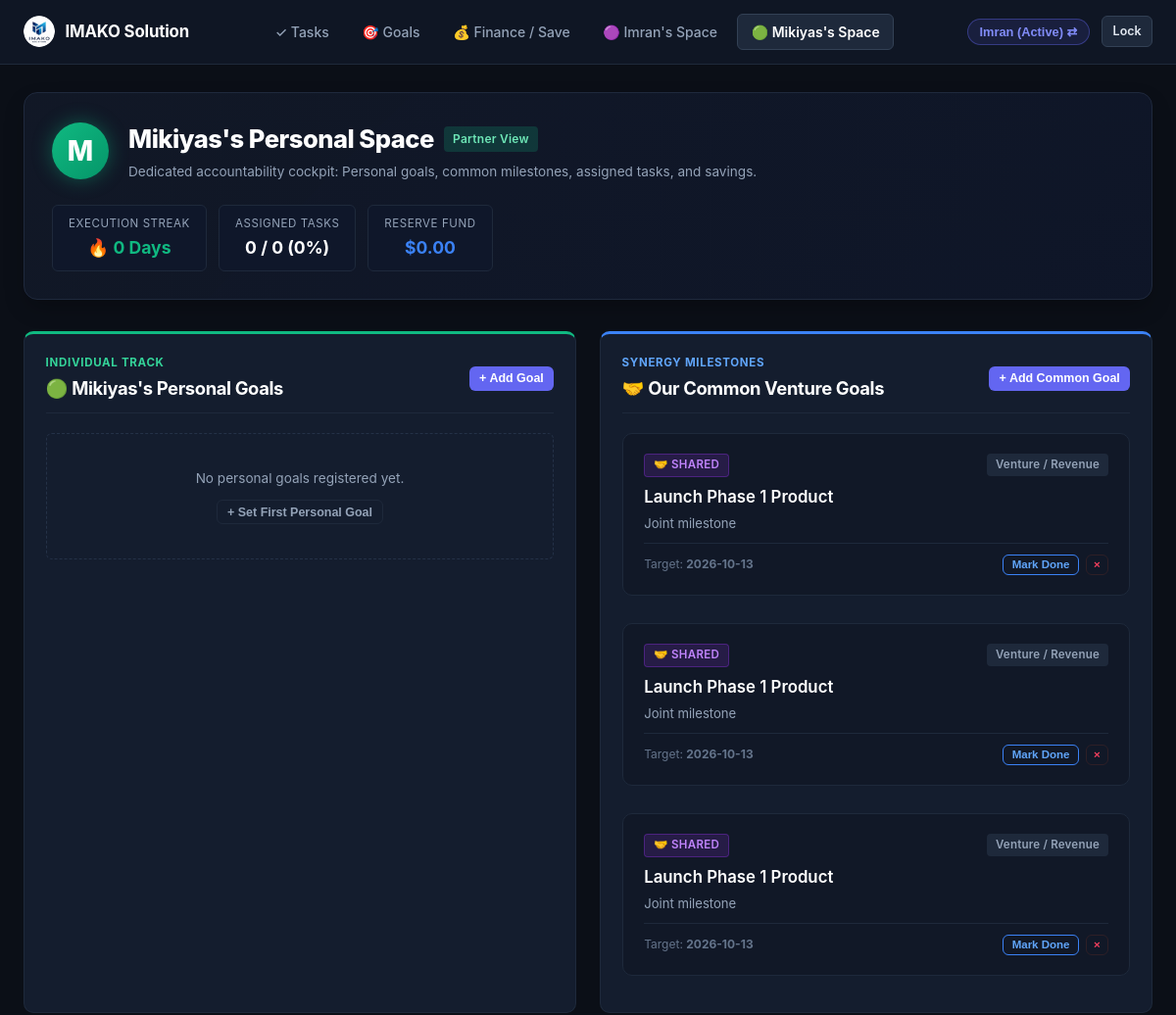
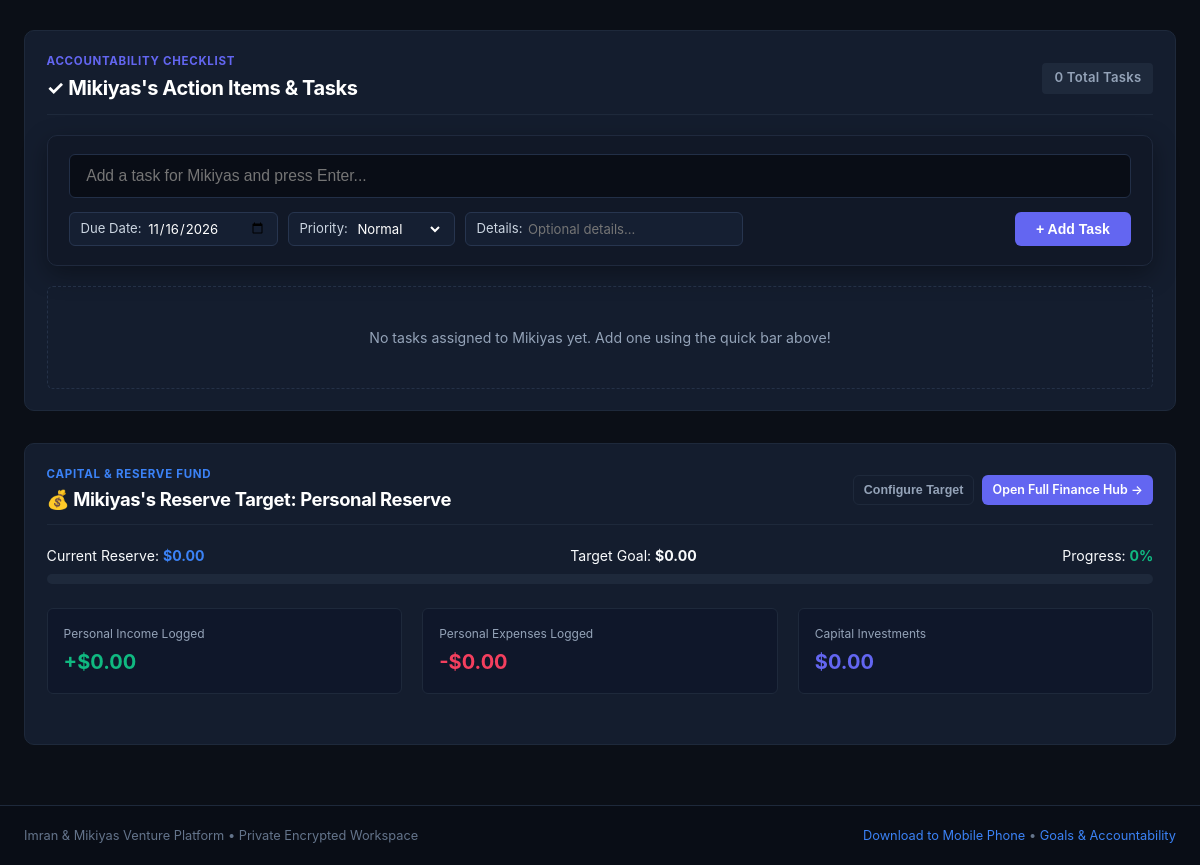
The page /mikiyas (signed in) on the database as committed earlier (2 pictures, top to bottom).
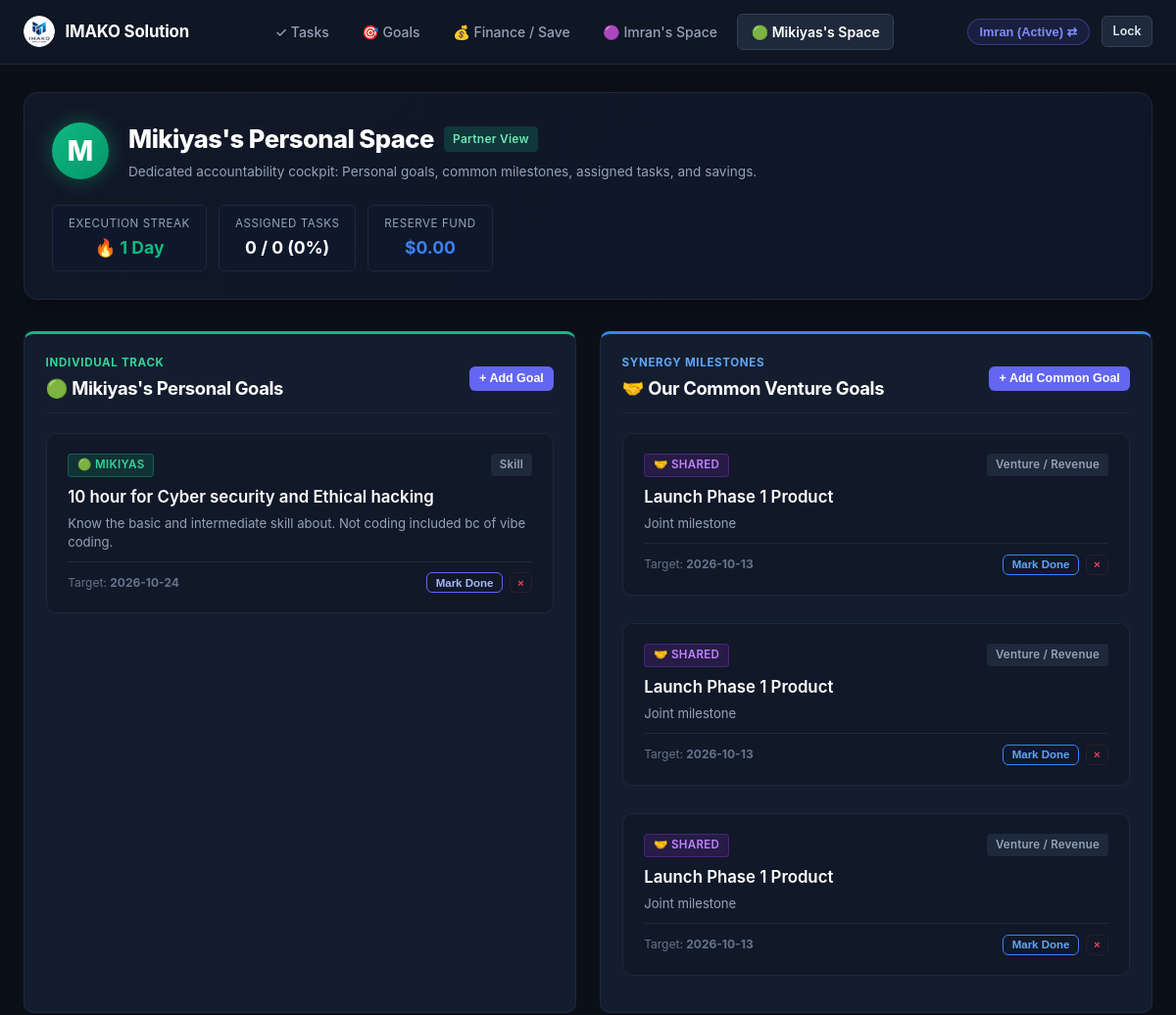
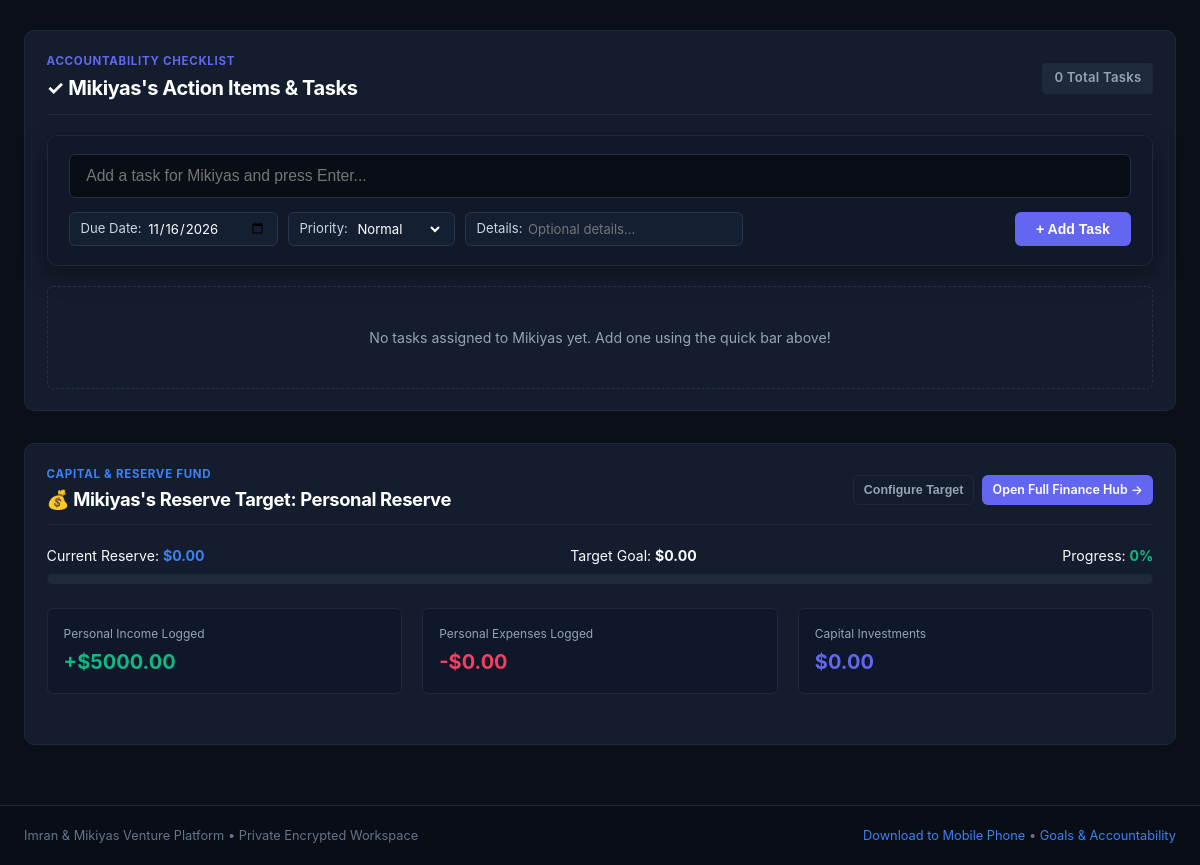
The same page on the database as committed later (2 pictures, top to bottom).
### tables this page shows
CREATE TABLE goals (
        id INTEGER PRIMARY KEY AUTOINCREMENT,
        goal_type TEXT NOT NULL CHECK(goal_type IN ('shared', 'imran', 'mikiyas')),
        title TEXT NOT NULL,
        description TEXT,
        target_time TEXT,
        target_date TEXT,
        category TEXT DEFAULT 'General',
        is_completed INTEGER NOT NULL DEFAULT 0,
        proof_image TEXT,
        proof_text TEXT,
        ai_verified INTEGER NOT NULL DEFAULT 0,
        ai_status TEXT NOT NULL DEFAULT 'Unverified',
        ai_feedback TEXT,
        reminder_enabled INTEGER NOT NULL DEFAULT 1,
        created_at TIMESTAMP DEFAULT CURRENT_TIMESTAMP
    , progress_pct INTEGER NOT NULL DEFAULT 0);

### app.py (the view)
@app.route("/partner/<partner_id>")
@app.route("/imran")
@app.route("/mikiyas")
def partner_space(partner_id=None):
    if not partner_id:
        partner_id = "imran" if request.path == "/imran" else "mikiyas"
    if partner_id not in ("imran", "mikiyas"):
        partner_id = "imran"
    conn = get_db_connection()
    cursor = conn.cursor()
    cursor.execute("SELECT * FROM users WHERE id = ?", (partner_id,))
    partner = cursor.fetchone()
    cursor.execute("SELECT * FROM goals WHERE goal_type = ? ORDER BY is_completed ASC, id DESC", (partner_id,))
    personal_goals = cursor.fetchall()
    cursor.execute("SELECT * FROM goals WHERE goal_type = 'shared' ORDER BY is_completed ASC, id DESC")
    shared_goals = cursor.fetchall()
    cursor.execute("""
    SELECT * FROM tasks
    WHERE (assigned_to = ? OR (user_id = ? AND assigned_to != 'shared' AND task_type != 'shared'))
    ORDER BY is_done ASC, due_date ASC, id DESC
    """, (partner_id, partner_id))
    partner_tasks = cursor.fetchall()
    tasks_total = len(partner_tasks)
    tasks_done = sum(1 for t in partner_tasks if t["is_done"])
    task_rate = int((tasks_done / tasks_total * 100)) if tasks_total > 0 else 0
    streak_count = calculate_task_streak(conn, partner_id)
    fin_totals = get_user_financial_totals(conn, user_id=partner_id)
    savings_goal = partner["savings_goal_target"] if partner and partner["savings_goal_target"] > 0 else 2500.0
    savings_pct = min(100, int((fin_totals["savings"] / savings_goal) * 100)) if savings_goal > 0 else 0
    conn.close()
    return render_template(
        "partner.html",
        active_page=f"partner_{partner_id}",
        partner=partner,
        personal_goals=personal_goals,
        shared_goals=shared_goals,
        partner_tasks=partner_tasks,
        tasks_done=tasks_done,
        tasks_total=tasks_total,
        task_rate=task_rate,
        streak_count=streak_count,
        fin_totals=fin_totals,
        savings_pct=savings_pct
    )

### app.py (called while the page is built, shortened)
@app.before_request
def require_authentication_gate():
    if request.endpoint == "static" or request.path.startswith(("/static/", "/public/")):
        return None
    allowed_exact = (
        "/", "/index", "/login", "/login/", "/favicon.ico", "/manifest.json", "/sw.js",
        "/api/index", "/api/index/", "/api/index.py", "/debug"
    )
    if (
        request.path in allowed_exact
        or request.endpoint in ("login", "debug_endpoint", "index", "vercel_entrypoint_dispatcher")
    ):
        return None
    user = session.get("logged_in_user") or request.cookies.get("partner_user")
    if user in ("imran", "mikiyas"):
        if not session.get("logged_in_user"):
            session["logged_in_user"] = user
            session.permanent = True
        return None

### database/db.py (called while the page is built, shortened)
def get_db_connection():
    global _last_db_check
    conn = sqlite3.connect(DB_PATH, factory=SyncedConnection)
    conn.row_factory = sqlite3.Row
    conn.execute("PRAGMA foreign_keys = ON")
    return conn

    def commit(self):
        super().commit()
        if is_serverless:
            sync_db()

### templates/partner.html (shortened to what the changed rows need)
{% extends "base.html" %}
{% block content %}
<div class="partner-hero-banner" style="display:flex; justify-content:space-between; align-items:center; flex-wrap:wrap; gap:1.5rem; margin-bottom:2rem; background:linear-gradient(135deg, rgba(17, 24, 39, 0.95), rgba(15, 23, 42, 0.9)); border:1px solid #1f293d; padding:1.75rem; border-radius:var(--radius-lg); box-shadow:0 10px 25px -5px rgba(0,0,0,0.3);">
  <div style="display:flex; align-items:center; gap:1.25rem;">
    <div>
      <div style="display:flex; align-items:center; gap:0.6rem;">
        <h1 style="font-size:1.6rem; font-weight:800; color:#fff; margin:0;">
          {{ partner.name }}'s Personal Space
        </h1>
      </div>
    </div>
  </div>
  <div style="display:flex; align-items:center; gap:0.75rem; flex-wrap:wrap;">
    <div style="background:#0f172a; border:1px solid #1e293b; padding:0.6rem 1rem; border-radius:var(--radius-sm); font-size:0.84rem; text-align:center;">
      <div style="font-size:0.72rem; color:var(--text-muted); text-transform:uppercase; letter-spacing:0.05em;">Execution Streak</div>
      <div style="font-weight:700; color:var(--accent-emerald); font-size:1.1rem; margin-top:0.15rem;">
        🔥 {{ streak_count }} {{ 'Day' if streak_count == 1 else 'Days' }}
      </div>
    </div>
  </div>
</div>
<div class="grid-2" style="margin-bottom: 2rem;">
  <div class="card" style="border-top: 3px solid {% if partner.id == 'imran' %}#6366f1{% else %}#10b981{% endif %};">
    <div class="card-header" style="margin-bottom: 1.25rem;">
      <div>
      </div>
      <button class="btn btn-primary btn-sm" data-open-modal="addPersonalGoalModal" style="font-size:0.78rem;">
      </button>
    </div>
    {% if personal_goals %}
      <div style="display:flex; flex-direction:column; gap:0.75rem;">
        {% for goal in personal_goals %}
          <div class="goal-tile {% if goal.is_completed %}completed{% endif %}">
            <div class="goal-tile-header">
              <span class="badge-assignee {{ partner.id }}">
                {% if partner.id == 'imran' %}🟣 Imran{% else %}🟢 Mikiyas{% endif %}
              </span>
              <span class="badge" style="background:#1e293b; color:#94a3b8; font-size:0.72rem;">{{ goal.category }}</span>
            </div>
            <div class="goal-tile-title" style="margin-bottom:0.35rem; {% if goal.is_completed %}text-decoration:line-through; color:#64748b;{% endif %}">
              {{ goal.title }}
            </div>
            {% if goal.description %}
              <p style="font-size:0.82rem; color:var(--text-muted); margin-bottom:0.65rem; line-height:1.4;">
                {{ goal.description }}
              </p>
            {% endif %}
            <div style="display:flex; justify-content:space-between; align-items:center; font-size:0.75rem; color:var(--text-subtle); margin-top:0.65rem; padding-top:0.65rem; border-top:1px solid #1e293b;">
              <span>Target: <strong>{{ goal.target_date or 'Ongoing' }}</strong></span>
              <div style="display:flex; align-items:center; gap:0.4rem;">
                <form action="{{ url_for('toggle_goal_status', goal_id=goal.id) }}" method="POST" style="margin:0;">
                  <button type="submit" class="btn btn-outline btn-sm" style="padding:0.22rem 0.55rem; font-size:0.72rem; border-color:{% if goal.is_completed %}#10b981{% else %}#6366f1{% endif %}; color:{% if goal.is_completed %}#34d399{% else %}#a5b4fc{% endif %};">
                    {% if goal.is_completed %}✓ Done{% else %}Mark Done{% endif %}
                  </button>
                </form>
                <form action="{{ url_for('delete_goal', goal_id=goal.id) }}" method="POST" style="margin:0;">
                  <button type="submit" class="btn btn-outline btn-sm delete-confirm-btn" data-confirm-msg="Remove this goal?" style="padding:0.22rem 0.45rem; font-size:0.72rem; border-color:#2e1f26; color:#f43f5e;">
                    &times;
                  </button>
                </form>
              </div>
            </div>
          </div>
        {% endfor %}
      </div>
    {% else %}
      <div style="padding:2.2rem 1rem; text-align:center; color:var(--text-muted); border:1px dashed #243147; border-radius:var(--radius-sm); font-size:0.85rem;">
        No personal goals registered yet.<br>
        <button class="btn btn-outline btn-sm" data-open-modal="addPersonalGoalModal" style="margin-top:0.75rem;">+ Set First Personal Goal</button>
      </div>
    {% endif %}
  </div>
  <div class="card" style="border-top: 3px solid #3b82f6;">
    {% if shared_goals %}
      <div style="display:flex; flex-direction:column; gap:0.75rem;">
        {% for goal in shared_goals %}
          <div class="goal-tile {% if goal.is_completed %}completed{% endif %}">
            <div class="goal-tile-header">
              <span class="badge-assignee shared">🤝 Shared</span>
              <span class="badge" style="background:#1e293b; color:#94a3b8; font-size:0.72rem;">{{ goal.category }}</span>
            </div>
            <div class="goal-tile-title" style="margin-bottom:0.35rem; {% if goal.is_completed %}text-decoration:line-through; color:#64748b;{% endif %}">
              {{ goal.title }}
            </div>
            {% if goal.description %}
              <p style="font-size:0.82rem; color:var(--text-muted); margin-bottom:0.65rem; line-height:1.4;">
                {{ goal.description }}
              </p>
            {% endif %}
            <div style="display:flex; justify-content:space-between; align-items:center; font-size:0.75rem; color:var(--text-subtle); margin-top:0.65rem; padding-top:0.65rem; border-top:1px solid #1e293b;">
              <span>Target: <strong>{{ goal.target_date or 'No deadline' }}</strong></span>
              <div style="display:flex; align-items:center; gap:0.4rem;">
                <form action="{{ url_for('toggle_goal_status', goal_id=goal.id) }}" method="POST" style="margin:0;">
                  <button type="submit" class="btn btn-outline btn-sm" style="padding:0.22rem 0.55rem; font-size:0.72rem; border-color:{% if goal.is_completed %}#10b981{% else %}#3b82f6{% endif %}; color:{% if goal.is_completed %}#34d399{% else %}#60a5fa{% endif %};">
                    {% if goal.is_completed %}✓ Done{% else %}Mark Done{% endif %}
                  </button>
                </form>
                <form action="{{ url_for('delete_goal', goal_id=goal.id) }}" method="POST" style="margin:0;">
                  <button type="submit" class="btn btn-outline btn-sm delete-confirm-btn" data-confirm-msg="Remove this goal?" style="padding:0.22rem 0.45rem; font-size:0.72rem; border-color:#2e1f26; color:#f43f5e;">
                    &times;
                  </button>
                </form>
              </div>
            </div>
          </div>
        {% endfor %}
      </div>
    {% endif %}
  </div>
</div>
<div class="card" style="margin-bottom: 2rem;">
  <div class="card-header" style="margin-bottom: 1.25rem;">
    <div>
      <h2 style="font-size:1.25rem; font-weight:700; color:#fff;">
        ✓ {{ partner.name }}'s Action Items &amp; Tasks
      </h2>
    </div>
  </div>
</div>
<div class="card" style="margin-bottom: 2rem;">
  <div class="grid-3">
    <div style="background:#0f172a; padding:1rem; border-radius:var(--radius-sm); border:1px solid #1e293b;">
      <div style="font-size:0.75rem; color:var(--text-muted);">Personal Income Logged</div>
      <div style="font-size:1.25rem; font-weight:700; color:var(--accent-emerald); margin-top:0.25rem;">
        +${{ "%.2f"|format(fin_totals.income) }}
      </div>
    </div>
  </div>
</div>
{% endblock %}

Rows that differ between the two databases and show on the page:
added goals: category "Skill", title "10 hour for Cyber security and Ethical hacking", description "Know the basic and intermediate skill about. Not coding included bc of vibe coding.", target_date "2026-10-24", is_completed "Mark Done", shown under "🟢 Mikiyas's Personal Goals"
Other text that changed with them:
{{ streak_count }}: "0" → "1"
{{ 'Day' if streak_count == 1 else 'Days' }}: "Days" → "Day"
{{ "%.2f"|format(fin_totals.income) }}: "0.00" → "5000.00"
text no longer shown: "No personal goals registered yet. + Set First Personal Goal"
